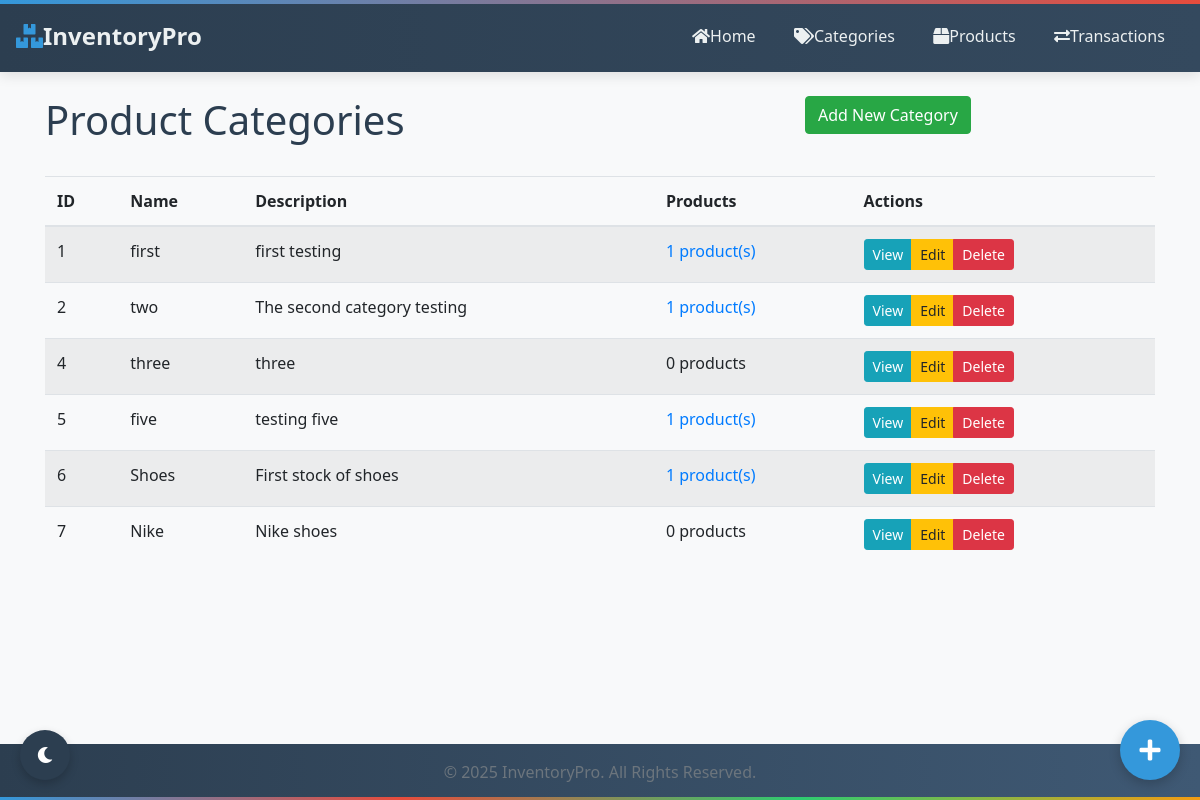
The page /categories on the database as committed earlier.
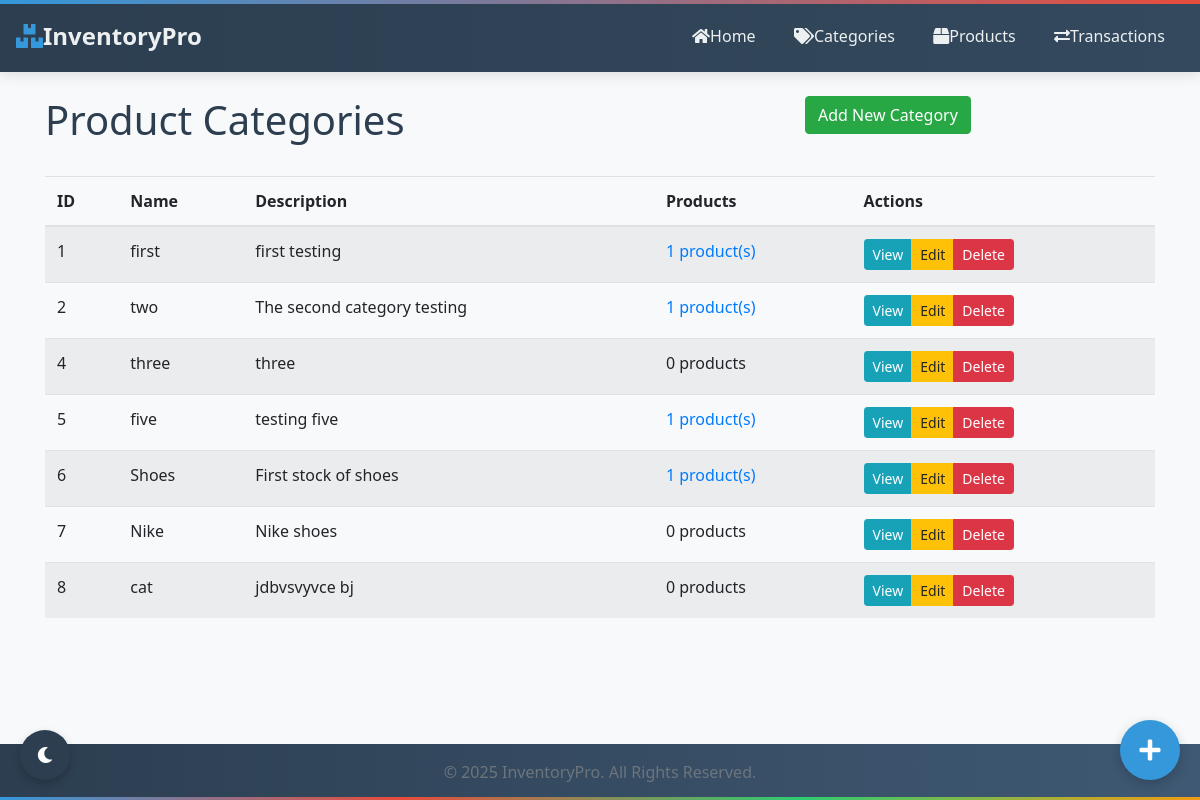
The same page on the database as committed later.
### models/category.py (models this page shows, shortened)
class Category(Base):
    __tablename__ = 'categories'
    id = Column(Integer, primary_key=True)
    _name = Column("name", String(50), nullable=False, unique=True)
    _description = Column("description", String(255))
    products = relationship("Product", back_populates="category", cascade="all, delete-orphan")
    @property
    def name(self):
        return self._name
    @name.setter
    def name(self, value):
        if not value or not isinstance(value, str) or len(value.strip()) < 2:
            raise ValueError("Category name must be a string with at least 2 characters")
        self._name = value.strip()
    @property
    def description(self):
        return self._description
    @description.setter
    def description(self, value):
        if value and not isinstance(value, str):
            raise ValueError("Description must be a string")
        self._description = value.strip() if value else value
    @classmethod
    def get_all(cls):
        session = SessionLocal()
        try:
            categories = session.query(cls).options(joinedload(cls.products)).all()
            return categories
        finally:
            session.close()
    def delete(self):
        """Delete the category."""
        session = SessionLocal()
        try:
            session.delete(self)
            session.commit()
            return True
        except SQLAlchemyError as e:
            session.rollback()
            raise e
        finally:
            session.close()

### web/app.py (the view)
@app.route('/categories')
def list_categories():
    categories = Category.get_all()
    return render_template('categories/index.html', categories=categories)

### web/app.py (called while the page is built)
@app.context_processor
def inject_now():
    return {'now': datetime.utcnow()}

### web/templates/categories/index.html (shortened to what this page needs)
{% extends 'base.html' %}
{% block content %}
<div class="row mb-4">
    <div class="col-md-8">
        <h1>Product Categories</h1>
    </div>
    <div class="col-md-4 text-end">
        <a href="{{ url_for('new_category') }}" class="btn btn-success">Add New Category</a>
    </div>
</div>
{% if categories %}
    <div class="table-responsive">
        <table class="table table-striped table-hover">
            <thead>
                <tr>
                    <th>ID</th>
                    <th>Name</th>
                    <th>Description</th>
                    <th>Products</th>
                    <th>Actions</th>
                </tr>
            </thead>
            <tbody>
                {% for category in categories %}
                <tr>
                    <td>{{ category.id }}</td>
                    <td>{{ category.name }}</td>
                    <td>{{ category.description or 'N/A' }}</td>
                    <td>
                        {% if category.products|length > 0 %}
                            <a href="{{ url_for('list_products_by_category', category_id=category.id) }}">
                                {{ category.products|length }} product(s)
                            </a>
                        {% else %}
                            0 products
                        {% endif %}
                    </td>
                    <td>
                        <div class="btn-group btn-group-sm">
                            <a href="{{ url_for('view_category', id=category.id) }}" class="btn btn-info">View</a>
                            <a href="{{ url_for('edit_category', id=category.id) }}" class="btn btn-warning">Edit</a>
                            <button type="button" class="btn btn-danger" data-bs-toggle="modal" data-bs-target="#deleteModal{{ category.id }}">Delete</button>
                        </div>
                    </td>
                </tr>
                {% endfor %}
            </tbody>
        </table>
    </div>
{% else %}
    <div class="alert alert-info">
        No categories found. <a href="{{ url_for('new_category') }}">Create your first category</a>.
    </div>
{% endif %}
{% endblock %}

### web/templates/base.html (shortened to what this page needs)
<!DOCTYPE html>
<html lang="en">
<head>
    <link rel="stylesheet" href="https://stackpath.bootstrapcdn.com/bootstrap/4.5.2/css/bootstrap.min.css">
    <link rel="stylesheet" href="https://cdnjs.cloudflare.com/ajax/libs/animate.css/4.1.1/animate.min.css"/>
    <link rel="stylesheet" href="https://cdnjs.cloudflare.com/ajax/libs/font-awesome/5.15.4/css/all.min.css">
</head>
<body>
    <nav class="navbar navbar-expand-lg navbar-dark bg-dark">
        <a class="navbar-brand" href="{{ url_for('index') }}"><i class="fas fa-boxes me-2"></i>InventoryPro</a>
        <div class="collapse navbar-collapse" id="navbarNav">
            <ul class="navbar-nav ml-auto">
              <li class="nav-item">
                <a class="nav-link" href="{{ url_for('index') }}"><i class="fas fa-home me-1"></i>Home</a>
            </li>
                <li class="nav-item">
                    <a class="nav-link" href="{{ url_for('list_categories') }}"><i class="fas fa-tags me-1"></i>Categories</a>
                </li>
                <li class="nav-item">
                    <a class="nav-link" href="{{ url_for('list_products') }}"><i class="fas fa-box me-1"></i>Products</a>
                </li>
                <li class="nav-item">
                    <a class="nav-link" href="{{ url_for('transactions.list_transactions') }}"><i class="fas fa-exchange-alt me-1"></i>Transactions</a>
                </li>
            </ul>
        </div>
    </nav>
    <div class="container flex-grow-1 py-4">
        {% block content %}{% endblock %}
    </div>
    <footer class="footer mt-auto py-3">
        <div class="container">
            <span class="text-muted">&copy; {{ now.year }} InventoryPro. All Rights Reserved.</span>
        </div>
    </footer>
  <div class="fab">
    <i class="fas fa-plus"></i>
  </div>
  <div class="dark-mode-toggle" id="darkModeToggle">
    <i class="fas fa-moon" id="darkModeIcon"></i>
  </div>
</body>
</html>

### web/templates/base.html (style rules this page uses)
:root { --primary-color: #3498db; --primary-dark: #2980b9; --secondary-color: #2c3e50; --accent-color: #e74c3c; --background-light: #f8f9fa; --text-dark: #2c3e50; --text-light: #ecf0f1; --success-color: #2ecc71; --warning-color: #f39c12; --danger-color: #e74c3c; --info-color: #3498db; }
body { font-family: 'Segoe UI', Tahoma, Geneva, Verdana, sans-serif; background-color: var(--background-light); color: var(--text-dark); overflow-x: hidden; min-height: 100vh; display: flex; flex-direction: column; }
.navbar { background: linear-gradient(to right, var(--secondary-color), #34495e) !important; box-shadow: 0 4px 12px rgba(0, 0, 0, 0.1); padding: 0.8rem 1rem; position: sticky; top: 0; z-index: 1000; transition: all 0.3s ease; }
.navbar-brand { font-weight: 700; font-size: 1.5rem; color: var(--text-light) !important; transition: all 0.3s ease; }
.navbar-brand i { color: var(--primary-color); transition: all 0.3s ease; }
.nav-link { font-weight: 500; color: var(--text-light) !important; transition: all 0.3s ease; padding: 0.5rem 1rem !important; border-radius: 4px; margin: 0 0.2rem; position: relative; }
.nav-link::after { content: ''; position: absolute; width: 0; height: 2px; bottom: 0; left: 50%; background-color: var(--primary-color); transition: all 0.3s ease; }
.footer { text-align: center; background: linear-gradient(to right, var(--secondary-color), #3f5974); color: black; padding: 2rem 0; margin-top: 3rem; position: relative; overflow: hidden; }
.footer::before { content: ''; position: absolute; bottom: 0; left: 0; width: 100%; height: 3px; background: linear-gradient(to right, var(--primary-color), var(--accent-color), var(--success-color), var(--warning-color)); }
.dark-mode-toggle { position: fixed; bottom: 20px; left: 20px; width: 50px; height: 50px; background-color: var(--secondary-color); color: white; border-radius: 50%; display: flex; align-items: center; justify-content: center; cursor: pointer; box-shadow: 0 4px 10px rgba(0, 0, 0, 0.2); z-index: 1000; transition: all 0.3s ease; }
.fab { position: fixed; bottom: 20px; right: 20px; width: 60px; height: 60px; background-color: var(--primary-color); color: white; border-radius: 50%; display: flex; align-items: center; justify-content: center; box-shadow: 0 4px 12px rgba(0, 0, 0, 0.2); cursor: pointer; z-index: 1000; transition: all 0.3s ease; }
.fab i { font-size: 1.5rem; }

Rows that differ between the two databases and show on the page:
added Category: id "8", name "cat", description "jdbvsvyvce bj", shows "0 products"
